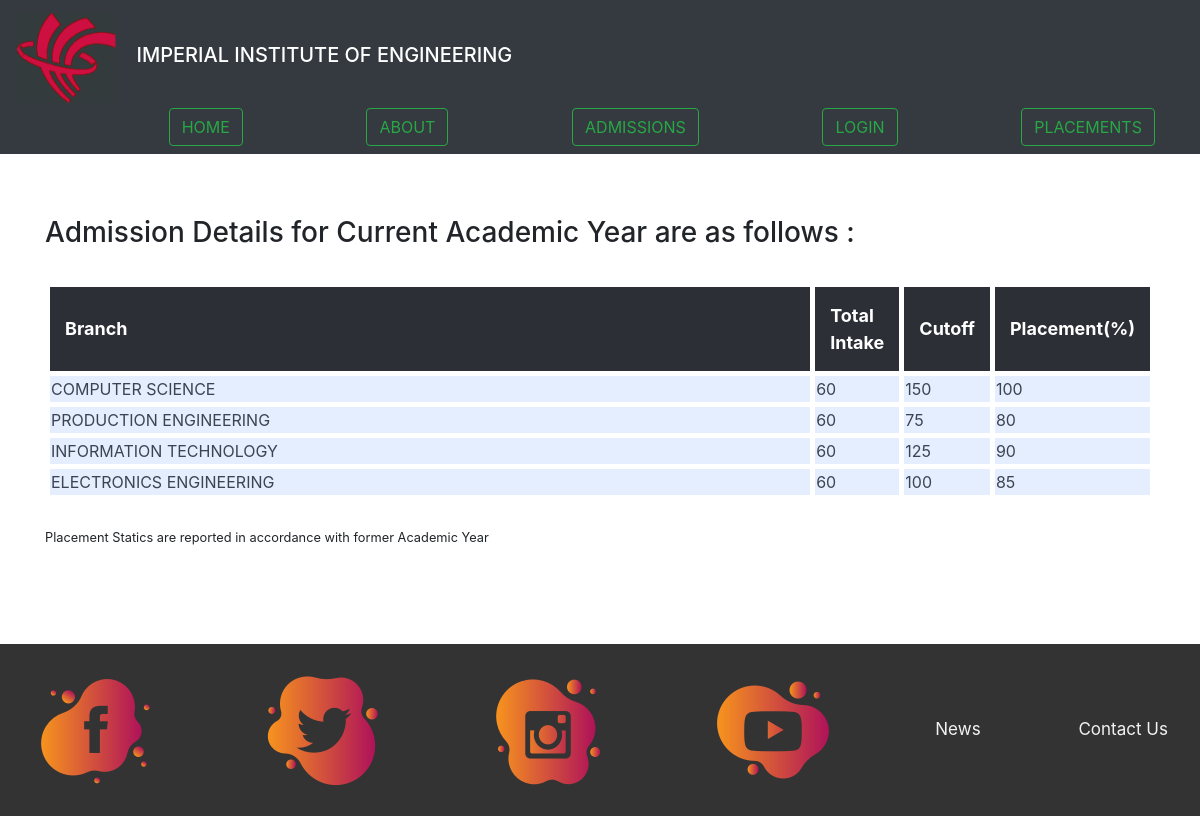
The page /appTwo/admissions/ on the database its author committed.
### appTwo/models.py (models this page shows, shortened)
class AdmissionStats(models.Model):
    branch_name = models.ForeignKey(Branch, on_delete=models.CASCADE)
    totalIntake = models.IntegerField()
    cutoff = models.IntegerField()
    placementStats = models.IntegerField()

class Branch(models.Model):
    branch = models.CharField(max_length=128, unique=True)
    def __str__(self):
        return self.branch

### appTwo/views.py (the view)
def admissions(request):
    data_list = AdmissionStats.objects.order_by('branch_name')
    data_dict = {'records': data_list}
    return render(request, 'appTwo/admissions.html', context=data_dict)

### templates/appTwo/admissions.html
<!DOCTYPE html>
{% extends "appTwo/base.html" %}
{% load staticfiles %}
{% block body_block %}
    <link rel="stylesheet" href="{% static 'css/icons.css' %}"/>
    <br><br><br>
    <br>
    <br>
    <br>
    <br>
<div class="container">
<h3>Admission Details for Current Academic Year are as follows : </h3>
<br>
{% if records %}
    <table>
    <thead>
    <th style="border: 5px solid white;
  width:100%;
  height:50px;
  padding: 15px;
  background-color: #2c2f35;
  color: white;
  font-size: large;">Branch</th>
    <th style="border: 5px solid white;
  width:100%;
  height:50px;
  padding: 15px;
  background-color: #2c2f35;
  color: white;
  font-size: large;">Total Intake</th>
    <th style="border: 5px solid white;
  width:100%;
  height:50px;
  padding: 15px;
  background-color: #2c2f35;
  color: white;
  font-size: large;">Cutoff</th>
    <th style="border: 5px solid white;
  width:100%;
  height:50px;
  padding: 15px;
  background-color: #2c2f35;
  color: white;
  font-size: large;">Placement(%)</th>
    </thead>
    {% for rec in records %}
        <tr>
        <td style="border: 5px solid white;
  color: #3d4451;
  font-size: medium;">{{ rec.branch_name }}</td>
        <td style="border: 5px solid white;
  color: #3d4451;
  font-size: medium;">{{ rec.totalIntake }}</td>
        <td style="border: 5px solid white;
  color: #3d4451;
  font-size: medium;">{{ rec.cutoff }}</td>
        <td style="border: 5px solid white;
  color: #3d4451;
  font-size: medium;">{{ rec.placementStats }}</td>
        </tr>
    {% endfor %}
    </table>
    <br>
    <small>Placement Statics are reported in accordance with former Academic Year</small>
{% else %}
    <h1><strong>Admission Details Will Be Displayed Shortly</strong>></h1>
{% endif %}
</div>
{% endblock %}

### templates/appTwo/base.html (shortened to what this page needs)
<!DOCTYPE html>
{% load staticfiles %}
<html lang="en">
<head>
    <link rel="stylesheet" href="{% static "css/socialicon.css" %}">
<link rel="stylesheet" href="https://maxcdn.bootstrapcdn.com/bootstrap/4.0.0/css/bootstrap.min.css">
<link rel="stylesheet" href="{% static "css/icons.css" %}">
<link rel="stylesheet" href="https://cdnjs.cloudflare.com/ajax/libs/font-awesome/4.7.0/css/font-awesome.min.css">
</head>
<body>
 <div>
       <nav class="navbar navbar-dark bg-dark navbar fixed-top">
           <div class="navbar-header"><img src="{% static "images/LOGOOO.jpg" %}" height=100 width=100 class="navbar-brand" >
             <h1 class="navbar-brand" id="coll">IMPERIAL INSTITUTE OF ENGINEERING<br></h1>
           </div>
          <div class="container" id="links">
              <a href="{% url 'index' %}"><button type="button"  class="btn btn-space btn-outline-success">HOME</button></a>
              <a href="{%url 'appTwo:about'%}"><button type="button" class="btn btn-space btn-outline-success">ABOUT</button></a>
              <a href="{%url 'appTwo:admissions'%}"><button type="button" class="btn btn-space btn-outline-success">ADMISSIONS</button></a>
              <a href="{%url 'appTwo:login'%}"><button type="button" class="btn btn-space btn-outline-success">LOGIN</button></a>
                  <a href="{%url 'appTwo:placements'%}"><button type="button" class="btn btn-space btn-outline-success">PLACEMENTS</button></a>
   </div>
   </nav></div>
 <br><br>
        {% block body_block %}
        {% endblock %}
 <br><br><br><br>
    <div class="navbar" id="social">
    <a href="http://www.facebook.com" target="_blank"><img src="{% static "images/facebook.png" %}"></a>
<a href="http://www.twitter.com" target="_blank"><img src="{% static "images/twitter.png" %}"></a>
<a href="http://www.instagram.com" target="_blank"><img src="{% static "images/insta.png" %}"></a>
<a href="http://www.youtube.com" target="_blank"><img src="{% static "images/youtube.png" %}"></a>
  <a href="#">News</a>
  <a href="#">Contact Us</a>
    </div>
</body>
</html>

### rows shown on the page
AdmissionStats: branch_name "COMPUTER SCIENCE", totalIntake "60", cutoff "150", placementStats "100"
AdmissionStats: branch_name "PRODUCTION ENGINEERING", totalIntake "60", cutoff "75", placementStats "80"
AdmissionStats: branch_name "INFORMATION TECHNOLOGY", totalIntake "60", cutoff "125", placementStats "90"
AdmissionStats: branch_name "ELECTRONICS ENGINEERING", totalIntake "60", cutoff "100", placementStats "85"
